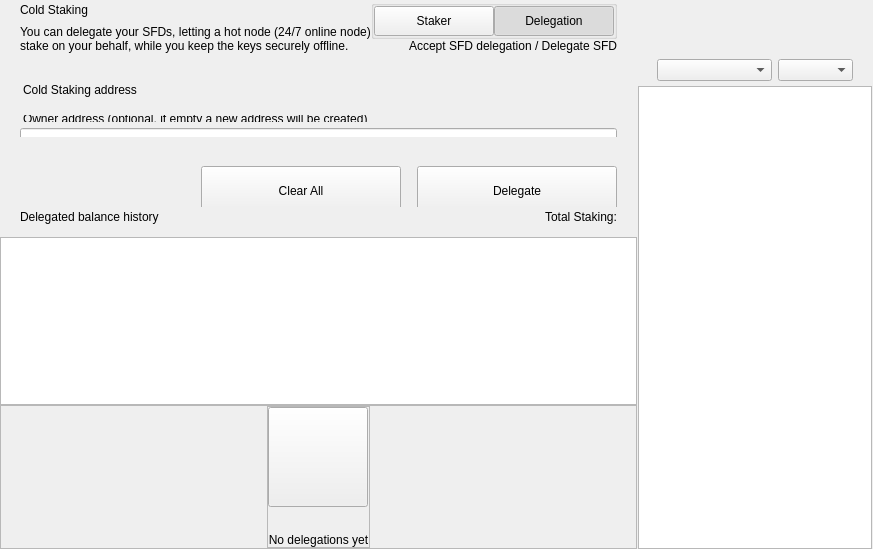
<?xml version="1.0" encoding="UTF-8"?>
<ui version="4.0">
 <class>ColdStakingWidget</class>
 <widget class="QWidget" name="ColdStakingWidget">
  <property name="geometry">
   <rect>
    <x>0</x>
    <y>0</y>
    <width>629</width>
    <height>549</height>
   </rect>
  </property>
  <property name="windowTitle">
   <string>Form</string>
  </property>
  <layout class="QHBoxLayout" name="horizontalLayout_1" stretch="2,1">
   <property name="spacing">
    <number>0</number>
   </property>
   <property name="leftMargin">
    <number>0</number>
   </property>
   <property name="topMargin">
    <number>0</number>
   </property>
   <property name="rightMargin">
    <number>0</number>
   </property>
   <property name="bottomMargin">
    <number>0</number>
   </property>
   <item>
    <widget class="QWidget" name="left" native="true">
     <layout class="QVBoxLayout" name="verticalLayout_3">
      <property name="leftMargin">
       <number>0</number>
      </property>
      <property name="topMargin">
       <number>0</number>
      </property>
      <property name="rightMargin">
       <number>0</number>
      </property>
      <property name="bottomMargin">
       <number>0</number>
      </property>
      <item>
       <layout class="QVBoxLayout" name="verticalLayout_2">
        <property name="spacing">
         <number>0</number>
        </property>
        <item>
         <layout class="QVBoxLayout" name="verticalLayoutTop">
          <property name="spacing">
           <number>0</number>
          </property>
          <property name="leftMargin">
           <number>0</number>
          </property>
          <property name="rightMargin">
           <number>0</number>
          </property>
          <item>
           <widget class="QWidget" name="containerTitle" native="true">
            <property name="sizePolicy">
             <sizepolicy hsizetype="Preferred" vsizetype="Minimum">
              <horstretch>0</horstretch>
              <verstretch>0</verstretch>
             </sizepolicy>
            </property>
            <property name="maximumSize">
             <size>
              <width>16777215</width>
              <height>100</height>
             </size>
            </property>
            <layout class="QHBoxLayout" name="containerTitleLayout">
             <property name="spacing">
              <number>0</number>
             </property>
             <property name="leftMargin">
              <number>20</number>
             </property>
             <property name="topMargin">
              <number>0</number>
             </property>
             <property name="rightMargin">
              <number>20</number>
             </property>
             <property name="bottomMargin">
              <number>0</number>
             </property>
             <item>
              <layout class="QVBoxLayout" name="verticalLayout11">
               <property name="spacing">
                <number>5</number>
               </property>
               <item>
                <widget class="QLabel" name="labelTitle">
                 <property name="text">
                  <string>Cold Staking</string>
                 </property>
                </widget>
               </item>
               <item>
                <widget class="QLabel" name="labelSubtitle1">
                 <property name="maximumSize">
                  <size>
                   <width>16777215</width>
                   <height>16777215</height>
                  </size>
                 </property>
                 <property name="text">
                  <string>You can delegate your SFDs, letting a hot node (24/7 online node)
stake on your behalf, while you keep the keys securely offline.</string>
                 </property>
                </widget>
               </item>
              </layout>
             </item>
             <item>
              <spacer name="horizontalSpacer">
               <property name="orientation">
                <enum>Qt::Horizontal</enum>
               </property>
               <property name="sizeHint" stdset="0">
                <size>
                 <width>40</width>
                 <height>20</height>
                </size>
               </property>
              </spacer>
             </item>
             <item>
              <widget class="QWidget" name="containerViewPrivacyChecks" native="true">
               <layout class="QVBoxLayout" name="containerPrivacyChecks">
                <property name="spacing">
                 <number>0</number>
                </property>
                <property name="leftMargin">
                 <number>0</number>
                </property>
                <property name="topMargin">
                 <number>0</number>
                </property>
                <property name="rightMargin">
                 <number>0</number>
                </property>
                <property name="bottomMargin">
                 <number>0</number>
                </property>
                <item alignment="Qt::AlignHCenter|Qt::AlignVCenter">
                 <widget class="QGroupBox" name="groupBox">
                  <property name="title">
                   <string/>
                  </property>
                  <layout class="QHBoxLayout" name="horizontalLayout_2_1">
                   <property name="spacing">
                    <number>0</number>
                   </property>
                   <property name="leftMargin">
                    <number>0</number>
                   </property>
                   <property name="topMargin">
                    <number>0</number>
                   </property>
                   <property name="rightMargin">
                    <number>0</number>
                   </property>
                   <property name="bottomMargin">
                    <number>0</number>
                   </property>
                   <item>
                    <widget class="QPushButton" name="pushLeft">
                     <property name="minimumSize">
                      <size>
                       <width>120</width>
                       <height>30</height>
                      </size>
                     </property>
                     <property name="maximumSize">
                      <size>
                       <width>120</width>
                       <height>30</height>
                      </size>
                     </property>
                     <property name="focusPolicy">
                      <enum>Qt::NoFocus</enum>
                     </property>
                     <property name="text">
                      <string>Staker</string>
                     </property>
                     <property name="checkable">
                      <bool>true</bool>
                     </property>
                     <property name="autoExclusive">
                      <bool>true</bool>
                     </property>
                    </widget>
                   </item>
                   <item>
                    <widget class="QPushButton" name="pushRight">
                     <property name="minimumSize">
                      <size>
                       <width>120</width>
                       <height>30</height>
                      </size>
                     </property>
                     <property name="maximumSize">
                      <size>
                       <width>120</width>
                       <height>30</height>
                      </size>
                     </property>
                     <property name="focusPolicy">
                      <enum>Qt::NoFocus</enum>
                     </property>
                     <property name="text">
                      <string>Delegation</string>
                     </property>
                     <property name="checkable">
                      <bool>true</bool>
                     </property>
                     <property name="checked">
                      <bool>true</bool>
                     </property>
                     <property name="autoExclusive">
                      <bool>true</bool>
                     </property>
                    </widget>
                   </item>
                  </layout>
                 </widget>
                </item>
                <item alignment="Qt::AlignTop">
                 <widget class="QLabel" name="labelSubtitle2">
                  <property name="text">
                   <string>Accept SFD delegation / Delegate SFD</string>
                  </property>
                  <property name="alignment">
                   <set>Qt::AlignRight|Qt::AlignTrailing|Qt::AlignVCenter</set>
                  </property>
                 </widget>
                </item>
               </layout>
              </widget>
             </item>
            </layout>
           </widget>
          </item>
          <item>
           <spacer name="verticalSpacer_2">
            <property name="orientation">
             <enum>Qt::Vertical</enum>
            </property>
            <property name="sizeType">
             <enum>QSizePolicy::Fixed</enum>
            </property>
            <property name="sizeHint" stdset="0">
             <size>
              <width>20</width>
              <height>30</height>
             </size>
            </property>
           </spacer>
          </item>
          <item>
           <widget class="QWidget" name="containerSend" native="true">
            <property name="minimumSize">
             <size>
              <width>0</width>
              <height>50</height>
             </size>
            </property>
            <layout class="QVBoxLayout" name="containerSendRow">
             <property name="spacing">
              <number>6</number>
             </property>
             <property name="leftMargin">
              <number>0</number>
             </property>
             <property name="topMargin">
              <number>0</number>
             </property>
             <property name="rightMargin">
              <number>0</number>
             </property>
             <property name="bottomMargin">
              <number>0</number>
             </property>
             <item>
              <widget class="QLabel" name="labelEditTitle">
               <property name="maximumSize">
                <size>
                 <width>16777215</width>
                 <height>30</height>
                </size>
               </property>
               <property name="styleSheet">
                <string notr="true">padding-left:20px; padding-bottom:3px;</string>
               </property>
               <property name="text">
                <string>Cold Staking address</string>
               </property>
              </widget>
             </item>
             <item>
              <spacer name="verticalSpacer_6">
               <property name="orientation">
                <enum>Qt::Vertical</enum>
               </property>
               <property name="sizeType">
                <enum>QSizePolicy::Fixed</enum>
               </property>
               <property name="sizeHint" stdset="0">
                <size>
                 <width>20</width>
                 <height>9</height>
                </size>
               </property>
              </spacer>
             </item>
             <item>
              <widget class="QWidget" name="containerOwner" native="true">
               <layout class="QVBoxLayout" name="vContainerOwner">
                <property name="spacing">
                 <number>4</number>
                </property>
                <property name="leftMargin">
                 <number>20</number>
                </property>
                <property name="topMargin">
                 <number>0</number>
                </property>
                <property name="rightMargin">
                 <number>20</number>
                </property>
                <property name="bottomMargin">
                 <number>0</number>
                </property>
                <item>
                 <widget class="QLabel" name="labelSubtitleDescription">
                  <property name="maximumSize">
                   <size>
                    <width>16777215</width>
                    <height>20</height>
                   </size>
                  </property>
                  <property name="styleSheet">
                   <string notr="true">margin-bottom:2px;
                   margin-left:0.05px;
                   padding:0px;</string>
                  </property>
                  <property name="text">
                   <string>Owner address (optional, if empty a new address will be created)</string>
                  </property>
                 </widget>
                </item>
                <item>
                 <widget class="QLineEdit" name="lineEditOwnerAddress">
                  <property name="minimumSize">
                   <size>
                    <width>0</width>
                    <height>50</height>
                   </size>
                  </property>
                  <property name="maximumSize">
                   <size>
                    <width>16777215</width>
                    <height>50</height>
                   </size>
                  </property>
                  <property name="styleSheet">
                   <string notr="true"/>
                  </property>
                  <property name="placeholderText">
                   <string>Enter owner address</string>
                  </property>
                 </widget>
                </item>
               </layout>
              </widget>
             </item>
            </layout>
           </widget>
          </item>
         </layout>
        </item>
        <item>
         <spacer name="verticalSpacer_3">
          <property name="orientation">
           <enum>Qt::Vertical</enum>
          </property>
          <property name="sizeType">
           <enum>QSizePolicy::Minimum</enum>
          </property>
          <property name="sizeHint" stdset="0">
           <size>
            <width>20</width>
            <height>20</height>
           </size>
          </property>
         </spacer>
        </item>
        <item>
         <widget class="QWidget" name="containerBtn" native="true">
          <property name="minimumSize">
           <size>
            <width>0</width>
            <height>50</height>
           </size>
          </property>
          <layout class="QHBoxLayout" name="horizontalLayout">
           <property name="rightMargin">
            <number>20</number>
           </property>
           <item>
            <spacer name="horizontalSpacer_2">
             <property name="orientation">
              <enum>Qt::Horizontal</enum>
             </property>
             <property name="sizeHint" stdset="0">
              <size>
               <width>200</width>
               <height>20</height>
              </size>
             </property>
            </spacer>
           </item>
           <item>
            <layout class="QHBoxLayout" name="horizontalLayout_7">
             <item>
              <spacer name="horizontalSpacer_3">
               <property name="orientation">
                <enum>Qt::Horizontal</enum>
               </property>
               <property name="sizeType">
                <enum>QSizePolicy::Expanding</enum>
               </property>
               <property name="sizeHint" stdset="0">
                <size>
                 <width>40</width>
                 <height>20</height>
                </size>
               </property>
              </spacer>
             </item>
             <item>
              <widget class="QPushButton" name="pushButtonClear">
               <property name="minimumSize">
                <size>
                 <width>200</width>
                 <height>50</height>
                </size>
               </property>
               <property name="focusPolicy">
                <enum>Qt::NoFocus</enum>
               </property>
               <property name="text">
                <string>Clear All</string>
               </property>
              </widget>
             </item>
             <item>
              <spacer name="horizontalSpacer_4">
               <property name="orientation">
                <enum>Qt::Horizontal</enum>
               </property>
               <property name="sizeType">
                <enum>QSizePolicy::Fixed</enum>
               </property>
               <property name="sizeHint" stdset="0">
                <size>
                 <width>10</width>
                 <height>20</height>
                </size>
               </property>
              </spacer>
             </item>
             <item>
              <widget class="QPushButton" name="pushButtonSend">
               <property name="minimumSize">
                <size>
                 <width>200</width>
                 <height>50</height>
                </size>
               </property>
               <property name="maximumSize">
                <size>
                 <width>200</width>
                 <height>50</height>
                </size>
               </property>
               <property name="focusPolicy">
                <enum>Qt::NoFocus</enum>
               </property>
               <property name="text">
                <string>Delegate</string>
               </property>
              </widget>
             </item>
            </layout>
           </item>
          </layout>
         </widget>
        </item>
        <item>
         <widget class="QWidget" name="containerHistoryLabel" native="true">
          <layout class="QHBoxLayout" name="horizontalLayout_4">
           <property name="spacing">
            <number>0</number>
           </property>
           <property name="leftMargin">
            <number>20</number>
           </property>
           <property name="topMargin">
            <number>0</number>
           </property>
           <property name="rightMargin">
            <number>20</number>
           </property>
           <property name="bottomMargin">
            <number>0</number>
           </property>
           <item>
            <widget class="QWidget" name="verticalWidget" native="true">
             <property name="minimumSize">
              <size>
               <width>100</width>
               <height>0</height>
              </size>
             </property>
             <layout class="QVBoxLayout" name="verticalLayout_58">
              <property name="leftMargin">
               <number>0</number>
              </property>
              <property name="topMargin">
               <number>0</number>
              </property>
              <property name="rightMargin">
               <number>0</number>
              </property>
              <property name="bottomMargin">
               <number>0</number>
              </property>
              <item>
               <widget class="QLabel" name="labelListHistory">
                <property name="text">
                 <string>Delegated balance history</string>
                </property>
               </widget>
              </item>
             </layout>
            </widget>
           </item>
           <item>
            <spacer name="horizontalSpacer_5">
             <property name="orientation">
              <enum>Qt::Horizontal</enum>
             </property>
             <property name="sizeHint" stdset="0">
              <size>
               <width>40</width>
               <height>20</height>
              </size>
             </property>
            </spacer>
           </item>
           <item>
            <widget class="QLabel" name="labelStakingTotal">
             <property name="text">
              <string>Total Staking:</string>
             </property>
            </widget>
           </item>
          </layout>
         </widget>
        </item>
        <item>
         <layout class="QVBoxLayout" name="verticalLayout_64">
          <property name="spacing">
           <number>0</number>
          </property>
          <item>
           <spacer name="verticalSpacer_44">
            <property name="orientation">
             <enum>Qt::Vertical</enum>
            </property>
            <property name="sizeType">
             <enum>QSizePolicy::Fixed</enum>
            </property>
            <property name="sizeHint" stdset="0">
             <size>
              <width>20</width>
              <height>10</height>
             </size>
            </property>
           </spacer>
          </item>
          <item>
           <widget class="QListView" name="listView">
            <property name="enabled">
             <bool>true</bool>
            </property>
            <property name="mouseTracking">
             <bool>true</bool>
            </property>
           </widget>
          </item>
          <item>
           <widget class="QFrame" name="emptyContainer">
            <property name="minimumSize">
             <size>
              <width>0</width>
              <height>100</height>
             </size>
            </property>
            <property name="frameShape">
             <enum>QFrame::StyledPanel</enum>
            </property>
            <property name="frameShadow">
             <enum>QFrame::Raised</enum>
            </property>
            <layout class="QVBoxLayout" name="verticalLayout_71" stretch="1,8">
             <property name="spacing">
              <number>0</number>
             </property>
             <property name="leftMargin">
              <number>0</number>
             </property>
             <property name="topMargin">
              <number>0</number>
             </property>
             <property name="rightMargin">
              <number>0</number>
             </property>
             <property name="bottomMargin">
              <number>0</number>
             </property>
             <item>
              <spacer name="verticalSpacer">
               <property name="orientation">
                <enum>Qt::Vertical</enum>
               </property>
               <property name="sizeHint" stdset="0">
                <size>
                 <width>20</width>
                 <height>20</height>
                </size>
               </property>
              </spacer>
             </item>
             <item alignment="Qt::AlignHCenter|Qt::AlignVCenter">
              <widget class="QFrame" name="emptyScreen">
               <property name="sizePolicy">
                <sizepolicy hsizetype="Expanding" vsizetype="Expanding">
                 <horstretch>0</horstretch>
                 <verstretch>0</verstretch>
                </sizepolicy>
               </property>
               <property name="frameShape">
                <enum>QFrame::StyledPanel</enum>
               </property>
               <property name="frameShadow">
                <enum>QFrame::Raised</enum>
               </property>
               <layout class="QVBoxLayout" name="verticalLayout">
                <property name="spacing">
                 <number>30</number>
                </property>
                <property name="leftMargin">
                 <number>0</number>
                </property>
                <property name="topMargin">
                 <number>0</number>
                </property>
                <property name="rightMargin">
                 <number>0</number>
                </property>
                <property name="bottomMargin">
                 <number>0</number>
                </property>
                <item alignment="Qt::AlignHCenter|Qt::AlignVCenter">
                 <widget class="QPushButton" name="pushImgEmpty">
                  <property name="minimumSize">
                   <size>
                    <width>100</width>
                    <height>100</height>
                   </size>
                  </property>
                  <property name="maximumSize">
                   <size>
                    <width>100</width>
                    <height>100</height>
                   </size>
                  </property>
                  <property name="focusPolicy">
                   <enum>Qt::NoFocus</enum>
                  </property>
                  <property name="text">
                   <string/>
                  </property>
                  <property name="iconSize">
                   <size>
                    <width>100</width>
                    <height>100</height>
                   </size>
                  </property>
                 </widget>
                </item>
                <item alignment="Qt::AlignHCenter|Qt::AlignVCenter">
                 <widget class="QLabel" name="labelEmpty">
                  <property name="styleSheet">
                   <string notr="true"/>
                  </property>
                  <property name="text">
                   <string>No delegations yet</string>
                  </property>
                  <property name="alignment">
                   <set>Qt::AlignCenter</set>
                  </property>
                 </widget>
                </item>
               </layout>
              </widget>
             </item>
            </layout>
           </widget>
          </item>
         </layout>
        </item>
       </layout>
      </item>
     </layout>
    </widget>
   </item>
   <item>
    <widget class="QWidget" name="right" native="true">
     <layout class="QVBoxLayout" name="rightContainer">
      <property name="spacing">
       <number>0</number>
      </property>
      <property name="leftMargin">
       <number>1</number>
      </property>
      <property name="topMargin">
       <number>0</number>
      </property>
      <property name="rightMargin">
       <number>1</number>
      </property>
      <property name="bottomMargin">
       <number>0</number>
      </property>
      <item>
       <widget class="QWidget" name="containerRightButtons" native="true">
        <property name="minimumSize">
         <size>
          <width>0</width>
          <height>50</height>
         </size>
        </property>
        <layout class="QVBoxLayout" name="verticalLayout_4">
         <property name="leftMargin">
          <number>19</number>
         </property>
         <property name="topMargin">
          <number>0</number>
         </property>
         <property name="rightMargin">
          <number>19</number>
         </property>
         <property name="bottomMargin">
          <number>0</number>
         </property>
         <item>
          <widget class="OptionButton" name="btnCoinControl" native="true">
           <property name="minimumSize">
            <size>
             <width>0</width>
             <height>0</height>
            </size>
           </property>
          </widget>
         </item>
         <item>
          <widget class="OptionButton" name="btnColdStaking" native="true"/>
         </item>
         <item>
          <widget class="OptionButton" name="btnMyStakingAddresses" native="true">
           <property name="sizePolicy">
            <sizepolicy hsizetype="Preferred" vsizetype="Minimum">
             <horstretch>0</horstretch>
             <verstretch>0</verstretch>
            </sizepolicy>
           </property>
          </widget>
         </item>
        </layout>
       </widget>
      </item>
      <item>
       <widget class="QWidget" name="sortWidget" native="true">
        <layout class="QHBoxLayout" name="horizontalLayout_6">
         <property name="leftMargin">
          <number>19</number>
         </property>
         <property name="rightMargin">
          <number>19</number>
         </property>
         <property name="bottomMargin">
          <number>5</number>
         </property>
         <item>
          <spacer name="horizontalSpacer_6">
           <property name="orientation">
            <enum>Qt::Horizontal</enum>
           </property>
           <property name="sizeHint" stdset="0">
            <size>
             <width>40</width>
             <height>20</height>
            </size>
           </property>
          </spacer>
         </item>
         <item>
          <widget class="QComboBox" name="comboBoxSort">
           <property name="sizePolicy">
            <sizepolicy hsizetype="Preferred" vsizetype="Fixed">
             <horstretch>0</horstretch>
             <verstretch>0</verstretch>
            </sizepolicy>
           </property>
           <property name="minimumSize">
            <size>
             <width>115</width>
             <height>0</height>
            </size>
           </property>
          </widget>
         </item>
         <item>
          <widget class="QComboBox" name="comboBoxSortOrder">
           <property name="sizePolicy">
            <sizepolicy hsizetype="Preferred" vsizetype="Fixed">
             <horstretch>0</horstretch>
             <verstretch>0</verstretch>
            </sizepolicy>
           </property>
           <property name="minimumSize">
            <size>
             <width>75</width>
             <height>0</height>
            </size>
           </property>
          </widget>
         </item>
        </layout>
       </widget>
      </item>
      <item>
       <widget class="QListView" name="listViewStakingAddress">
        <property name="enabled">
         <bool>true</bool>
        </property>
        <property name="mouseTracking">
         <bool>true</bool>
        </property>
       </widget>
      </item>
     </layout>
    </widget>
   </item>
  </layout>
 </widget>
 <customwidgets>
  <customwidget>
   <class>OptionButton</class>
   <extends>QWidget</extends>
   <header>qt/safedeal/optionbutton.h</header>
   <container>1</container>
  </customwidget>
 </customwidgets>
 <resources/>
 <connections/>
</ui>
